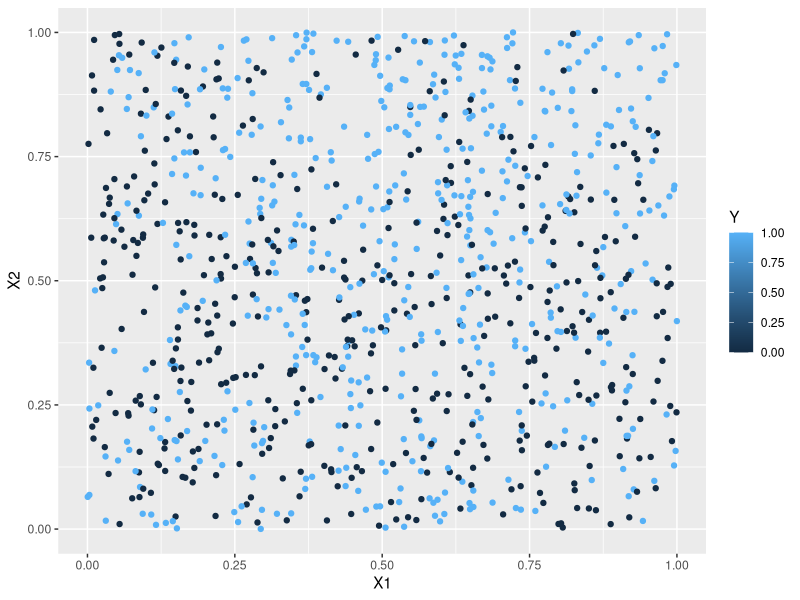

This chart was generated by the following R code:
## ---- chunk 1
library(class)
suppressPackageStartupMessages(library(tidyverse))
## ---- chunk 2
#Generative model
set.seed(200) #setting a random seed so that we can
#reproduce everything exactly if we want to

generate_y <- function(x1,x2) { #two input parameters to generate the output y
  logit <- x1 -2*x2 -2*x1^2 + x2^2 + 3*x1*x2 +4*x1*x2^2 -3*x1^2*x2
  p <- exp(logit)/(1+exp(logit)) #apply the inverse logit function
  y <- rbinom(1,1,p) #y becomes a 0 (with prob 1-p) or a 1 with probability p
}
## ---- chunk 3
# Generate a training dataset with 1000 points
set.seed(200)
n = 1000
X1 <- runif(n,0,1)
X2 <- runif(n,0,1)

#I'm going to use a for loop to generate 1000 y's
Y <- rep(0,n) #initializing my Y to be a vector of 0's
for (i in 1:n) {
  Y[i] <- generate_y(X1[i],X2[i])
}

sum(Y) #How many 0's and 1's were predicted? In this
#training set, almost 53% were 1's. When n is very large
# about 51.5% of the Y's are 1's. That's really close to
# 50/50 so we shouldn't have issues with "imbalance"
# which is something we'll learn about later in the 
# semester.

training <- cbind(X1,X2,Y) #combining all of my variables into a training dataset
ggplot(data=training, aes(x=X1, y=X2, color=Y)) +
  geom_point()
## ---- chunk 4
# Create the training dataset as above using seed=200
# Create a testing dataset using seed=201, 202, 203, or 204

set.seed(201)
n = 1000

